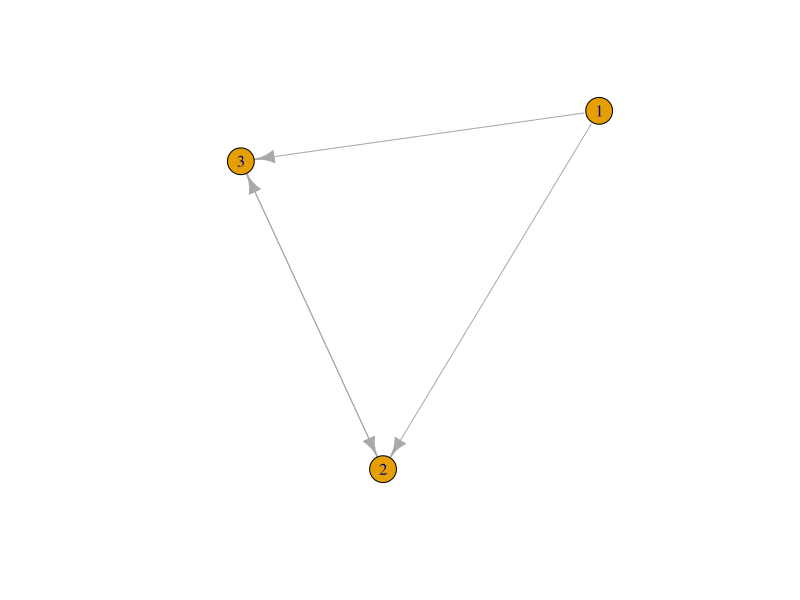
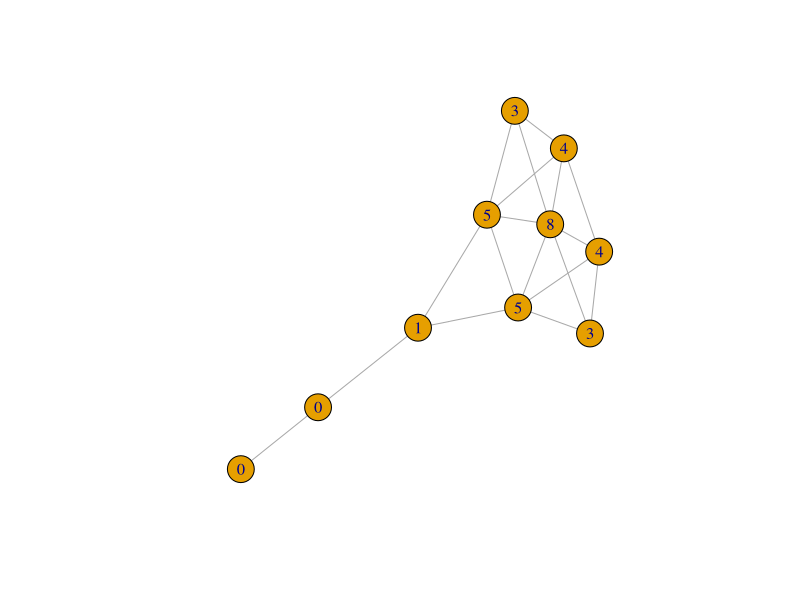
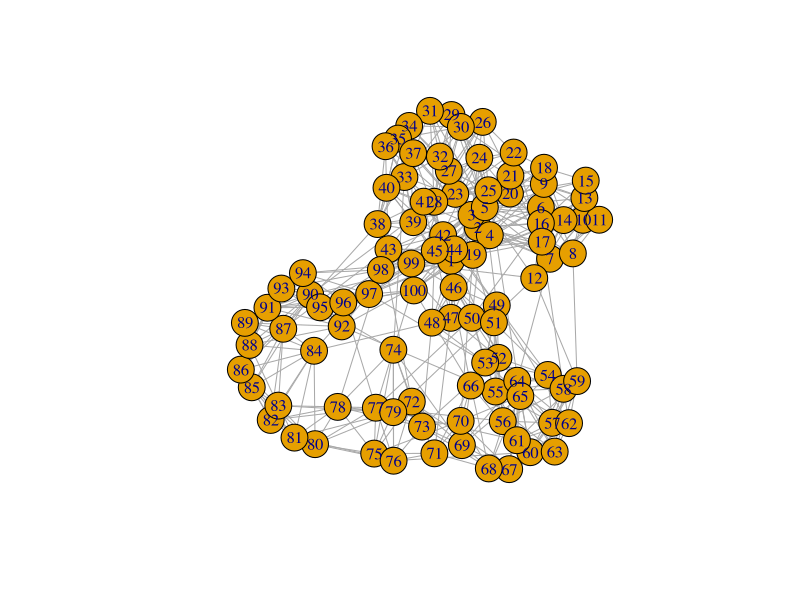

Write R code to recreate these figures, in order.

# Practical 3

# Compute the following node level measures: 
# (i) Density; 
# (ii) Degree; 
# (iii) Reciprocity; 
# (iv)Transitivity; 
# (v) Centralization; 
# (vi) Clustering.

library(igraph)
g <- graph.famous("Krackhardt_Kite")

vcount(g)
ecount(g)

ecount(g)/(vcount(g)*(vcount(g)-1)/2)
degree(g)

dg <- graph.formula(1-+2, 1-+3, 2++3)
plot(dg)

reciprocity(dg)

dyad.census(dg)

kite <- graph.famous("Krackhardt_Kite")
atri <- adjacent.triangles(kite)
plot(kite, vertex.label=atri)

transitivity(kite, type="local")

adjacent.triangles(kite) / (degree(kite) * (degree(kite)-1)/2)

g2 <- barabasi.game(50, p=2, directed=F)
g1 <- watts.strogatz.game(1, size=100, nei=5, p=0.05)
g <- graph.union(g1,g2)
g <- simplify(g)
plot(g)
